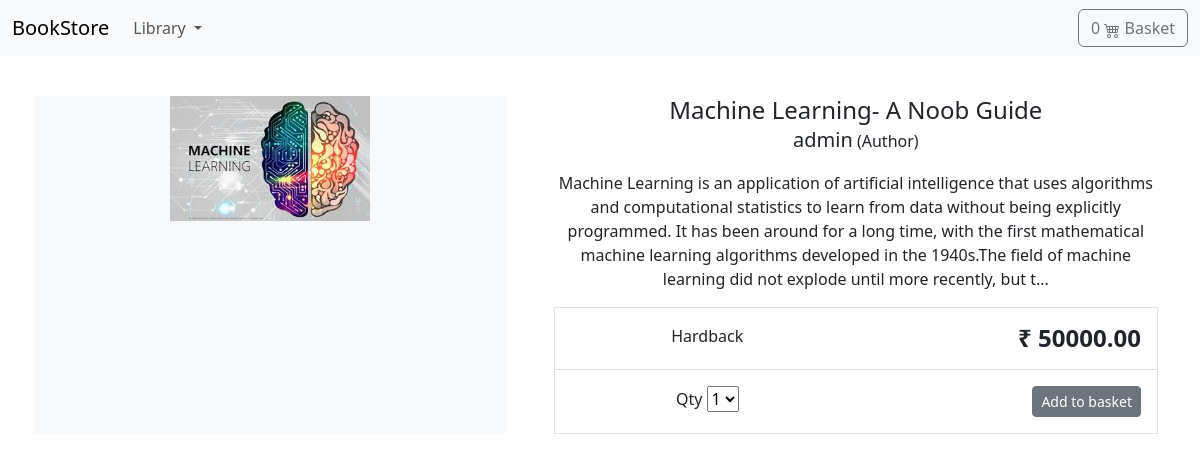
The page /machine-learning-a-noob-guide/ on the database its author committed.
### store/models.py (models this page shows, shortened)
class Products(models.Model):
    title = models.CharField(max_length=255)
    category = models.ForeignKey(Category,related_name='product',on_delete=models.CASCADE)
    created_by = models.ForeignKey(User,on_delete=models.CASCADE,related_name="product_creator")
    author = models.CharField(max_length=255,default='admin')
    description = models.TextField(blank=True)
    image = models.ImageField(upload_to='images/', default='images/default.png')
    slug = models.SlugField(max_length=255)
    price = models.DecimalField(max_digits=8,decimal_places=2)
    in_stock = models.BooleanField(default=True)
    is_active = models.BooleanField(default=True)
    created = models.DateTimeField(auto_now_add=True)
    updated = models.DateTimeField(auto_now=True)
    objects = models.Manager()
    products = ProductManager()
    class Meta:
        verbose_name_plural = 'Products'
        ordering = ('-created',)

### store/views.py (the view)
# urls.py: path('<slug:slug>/',views.product_detail,name ="product_detail"),
def product_detail(request,slug):
    product = get_object_or_404(models.Products,slug=slug,in_stock=True)
    return render(request,'store/products/product.html',{'product':product})

### basket/basket.py (called while the page is built)
    def __len__(self):
        return sum(item['qty'] for item in self.basket.values())

### basket/context_processors.py (called while the page is built)
def basket(request):
    return {'basket':Basket(request)}

### store/models.py (called while the page is built)
    def get_absolute_url(self):
        return reverse("store:category_list", args=[self.slug])

### store/views.py (called while the page is built)
def categories(request):
    return {
        'categories': models.Category.objects.all()
    }

### templates/store/products/product.html (shortened to what this page needs)
{% extends 'store/base.html' %}
{% load static %}
{% block content %}
    {% include '../navbar.html' %}
    <div class="py-5 text-center container">
        <main class="pt-5">
            <div class="row g-3">
                <div class="col-md-5 col-lg-5 order-md-first bg-light">
                    <img class="img-fluid mx-auto d-block" width="200px" alt="Responsive image" src="{{ product.image.url }}">
                </div>
                <div class="col-md-7 col-lg-7 ps-md-3 ps-lg-5">
                    <h1 class="mb-0 h4">{{ product.title }}</h1>
                    <p><span class="lead">{{ product.author }}</span> (Author)</p>
                    <p>{{ product.description|slice:":355" }}...</p>
                    <div class="border">
                        <div class="col border-bottom">
                            <div class="row p-3">
                                <div class="col-6">Hardback</div>
                                <div class="col-6 text-end"><span class="h4 fw-bold">₹ {{ product.price }}</span></div>
                            </div>
                        </div>
                        <div class="col">
                            <div class="row p-3">
                                <div class="col-6">
                                    <label for="select">Qty</label>
                                    <select id="select">
                                        <option value="1">1</option>
                                    </select>
                                </div>
                                <div class="col-6 text-end">
                                    <button type="button" id="add-button" value="{{product.id}}" class="btn btn-secondary btn-sm">Add to basket</button>
                                </div>
                            </div>
                        </div>
                    </div>
                </div>
            </div>
        </main>
    </div>
{% endblock %}

### rows shown on the page
Products: image (picture), title "Machine Learning- A Noob Guide", author "admin", description "Machine Learning is an application of artificial intelligence that uses algorithms and computational statistics to learn from data without being explicitly programmed. It has been around for a long time, with the first mathematical machine learning algorithms developed in the 1940s.The field of machine learning did not explode until more recently, but t", price "50000.00"
